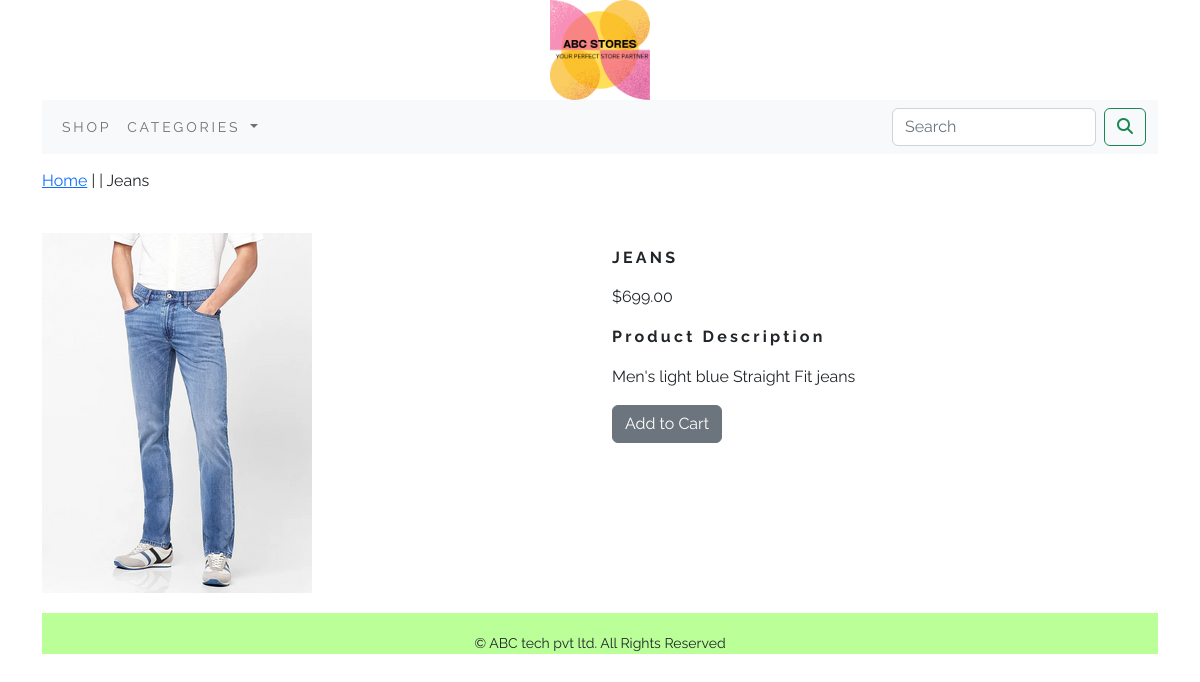
Screenshot of /shop/pants/jeans/ with the database file from the repository.
### shop/models.py (models this page shows, shortened)
class Product(models.Model):
    name=models.CharField(max_length=250,unique=True)
    slug=models.SlugField(max_length=250,unique=True)
    description=models.TextField(blank=True)
    price=models.DecimalField(max_digits=10,decimal_places=2)
    category=models.ForeignKey(Category,on_delete=models.CASCADE)
    image=models.ImageField(upload_to='productimages',blank=True)
    stock=models.IntegerField()
    available=models.BooleanField(default=True)
    created=models.DateTimeField(auto_now_add=True)
    updated=models.DateTimeField(auto_now=True)
    class Meta:
        ordering=('name',)
        verbose_name='product'
        verbose_name_plural='products'

### shop/views.py (the view)
# urls.py: path('<slug:c_slug>/<slug:product_slug>/', views.prodetail,name='prodcatdetail'),
def prodetail(request,c_slug,product_slug):
    try:
        product=Product.objects.get(category__slug=c_slug,slug=product_slug)
    except Exception as e:
        raise e
    return render(request,'product.html',{'product':product})

### cart/context_processors.py (called while the page is built)
def counter(request):
    item_count=0
    if 'admin' in request.path:
        return {}
    else:
        try:
            cart=Cart.objects.filter(cart_id=_cart_id(request))
            cart_item=CartItem.objects.all().filter(cart=cart[:1])
            for cart_item in cart_item:
                item_count += cart_item.quantity
        except Cart.DoesNotExist:
            item_count = 0
    return dict(item_count=item_count)

### cart/views.py (called while the page is built)
def _cart_id(request):
    cart=request.session.session_key
    if not cart:
        cart=request.session.create()
    return cart

### shop/context_processors.py (called while the page is built)
def menu_links(request):
    links=Category.objects.all()
    return dict(links=links)

### shop/models.py (called while the page is built)
    def get_url(self):
        return reverse('shop:product_by_category',args=[self.slug])

### templates/product.html (shortened to what this page needs)
{% extends 'base.html' %}
{% load static %}
{% block content %}
<div class="row my_product_row_class">
    <div class="mx_auto">
        <p> <a  href="{% url 'shop:allProdCat' %}">Home</a> | <a href="{{product.category.get_url}}"></a> | {{product.name}} </p>
    </div>
<div class="container">
<br>
    <div class="row">
        <div class="col-6 col-sm-12 col-md-12 col-lg-6 ">
            <div>
                <img src="{{product.image.url}}" alt="{{product.name}}">
            </div>
        </div>
        <div class="col-6 col-sm-12 col-md-12 col-lg-6">
                <div>
                    <h1 class="my_product_title"><b>{{product.name}}</b></h1>
                    <p>${{product.price}}</p>
                    <p class="my_title"><b>Product Description</b></p>
                    <p class="text-justify my_product_text">{{product.description}}</p>
                    {% if product.stock <= 0 %}
                        <p class="text-justify my_product_text"><b>Out of Stock</b></p>
                    {% else %}
                     <a class="btn btn-secondary" href="{% url 'cart:add_cart' product.id %}">Add to Cart</a>
                    {% endif %}
                </div>
        </div>
    </div>
</div>
{% endblock %}

### static/css/custom.css (style rules this page uses)
body { font-family: 'Raleway', sans-serif; }
.my_title { font-size:16px; text_transform:uppercase; letter-spacing:0.2em; }
.my_product_row_class { padding-top:15px; padding-bottom:20px; }
.my_product_title { font-size:16px; text-transform:uppercase; letter-spacing:0.2em; padding-top:15px; padding-bottom:10px; }
.my_product_text { padding-right:20px; }

### rows the page displays
Product: name "Jeans", image (picture), name "JEANS", price "699.00", description "Men's light blue Straight Fit jeans"
